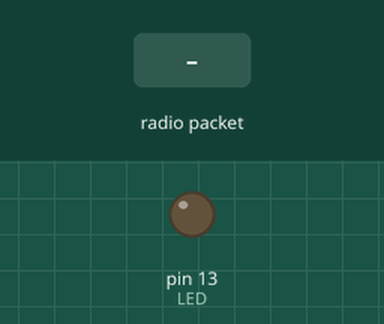
Recording of a sketch running on a simulated Arduino Uno, built with avr-gcc and run on an emulated ATmega328P. Shown: output pins drawn as LEDs (lit = HIGH). Inputs (shaded band) come from the test bench. No radio packets arrive unless stated; what the sketch prints to the serial monitor is not drawn.

Above: at 1.2 s.
1.3 s: radio packet "1" arrives
Timing chart, 0 to 4.3 s (numbered marks = the images above; inputs shaded):
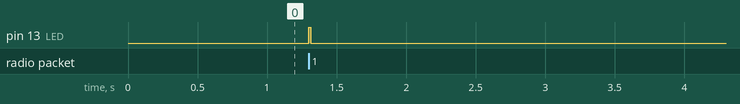

The sketch:

ADTMP36_Receiver_Wireless.ino
```cpp
// which analog pin to connect
#define TEMPSENSOR A1
// reference ADC reading at 25 degrees C
#define BASELINE_MV_AT_25 750
#define BASELINE_TEMP 25
#define MILLIVOLTS_PER_DEGC 10
#define MILLIVOLT_CORRECTION 13

// how many samples to take and average, more takes longer
// but is more 'smooth'
#define NUMSAMPLES 5

#define LED 13

//#include <SoftwareSerial.h>
//#include <SoftEasyTransfer.h>
#include <VirtualWire.h>
#include <EasyTransferVirtualWire.h>

const float calibration = -0.3;

//SoftwareSerial mySerial(3,4);
//SoftEasyTransfer ET;
EasyTransferVirtualWire ET;

struct SEND_DATA_STRUCT
{
  int batteryVoltage;
  int sample1;
  int sample2;
  int sample3;
  int sample4;
  int sample5;
};

SEND_DATA_STRUCT samples;

void setup() {
  pinMode(LED, OUTPUT);
  Serial.begin(115200);
  delay(5);
  Serial.println("Waiting for samples...");

  ET.begin(details(samples));

  vw_setup(2000);	 // Bits per sec
  vw_set_rx_pin(2);
  vw_rx_start();       // Start the receiver PLL running

}
void loop()
{

  if(ET.receiveData())
  {
    digitalWrite(LED, HIGH);
    printCalculation();
    digitalWrite(LED, LOW);
  }
}

void printCalculation()
{
 uint8_t i;
  float average;
  // take N samples in a row, with a slight delay

  // average all the samples out
  average = 0;

  Serial.print("first sample was ");
  Serial.println(samples.sample1);
  average += samples.sample1;
  Serial.print("second sample was ");
  Serial.println(samples.sample2);
  average += samples.sample2;
  Serial.print("third sample was ");
  Serial.println(samples.sample3);
  average += samples.sample3;
  Serial.print("fourth sample was ");
  Serial.println(samples.sample4);
  average += samples.sample4;
  Serial.print("fifth sample was ");
  Serial.println(samples.sample5);
  average += samples.sample5;

  Serial.print("Battery voltage is ");
  Serial.println(samples.batteryVoltage);

  average /= NUMSAMPLES;
  Serial.print("Average analog reading ");
  Serial.println(average);

  float averageMillis = round((1100.0 / 1024.0 * average) - MILLIVOLT_CORRECTION);
  Serial.print("Average millivolt reading ");
  Serial.println(averageMillis);

  float tempC = (averageMillis - 500) / 10 + calibration;
  Serial.print("Temperature ");
  Serial.print(tempC);
  Serial.println(" *C");

  float tempf = (tempC * 9 / 5) + 32;
  Serial.print("Temperature ");
  Serial.print(tempf);
  Serial.println(" *F");
  Serial.println();
}
```

Measured:
- after the input at 1.3 s, pin 13 (LED): LOW → HIGH at once, → LOW 0.01 s later
